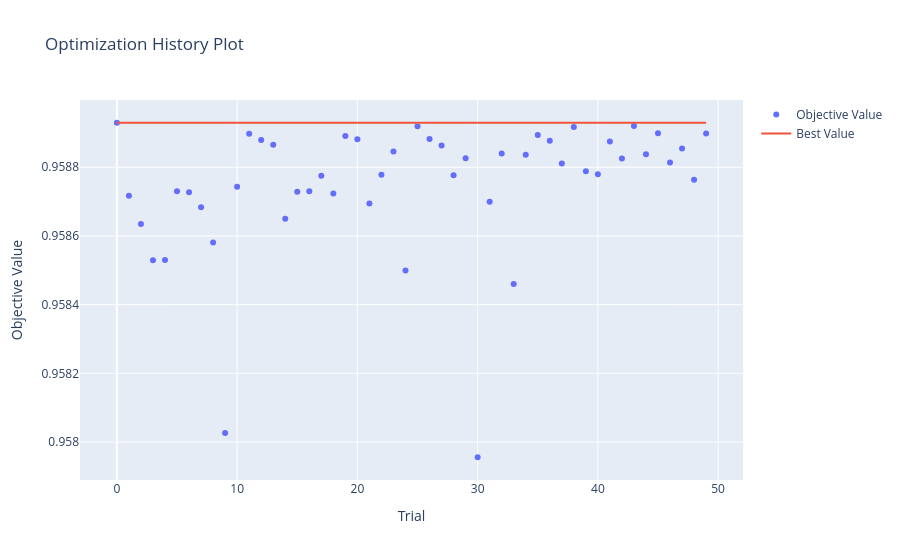

Write notebook code for a chart like this one.
### Code cell
try:
    fig = optuna.visualization.plot_optimization_history(study)
    fig.show()
except Exception as e:
    print(f"Plot optimization history skipped: {e}")

### Figure 1 — Plotly figure (JSON) as saved in the notebook; plotly's stock layout.template omitted (floating-point values rounded to 4 significant figures)
{"data": [{"mode": "markers", "name": "Objective Value", "type": "scatter", "x": [0, 1, 2, 3, 4, 5, 6, 7, 8, 9, 10, 11, 12, 13, 14, 15, 16, 17, 18, 19, 20, 21, 22, 23, 24, 25, 26, 27, 28, 29, 30, 31, 32, 33, 34, 35, 36, 37, 38, 39, 40, 41, 42, 43, 44, 45, 46, 47, 48, 49], "y": [0.9589, 0.9587, 0.9586, 0.9585, 0.9585, 0.9587, 0.9587, 0.9587, 0.9586, 0.958, 0.9587, 0.9589, 0.9589, 0.9589, 0.9587, 0.9587, 0.9587, 0.9588, 0.9587, 0.9589, 0.9589, 0.9587, 0.9588, 0.9588, 0.9585, 0.9589, 0.9589, 0.9589, 0.9588, 0.9588, 0.958, 0.9587, 0.9588, 0.9585, 0.9588, 0.9589, 0.9589, 0.9588, 0.9589, 0.9588, 0.9588, 0.9589, 0.9588, 0.9589, 0.9588, 0.9589, 0.9588, 0.9589, 0.9588, 0.9589]}, {"mode": "lines", "name": "Best Value", "type": "scatter", "x": [0, 1, 2, 3, 4, 5, 6, 7, 8, 9, 10, 11, 12, 13, 14, 15, 16, 17, 18, 19, 20, 21, 22, 23, 24, 25, 26, 27, 28, 29, 30, 31, 32, 33, 34, 35, 36, 37, 38, 39, 40, 41, 42, 43, 44, 45, 46, 47, 48, 49], "y": [0.9589, 0.9589, 0.9589, 0.9589, 0.9589, 0.9589, 0.9589, 0.9589, 0.9589, 0.9589, 0.9589, 0.9589, 0.9589, 0.9589, 0.9589, 0.9589, 0.9589, 0.9589, 0.9589, 0.9589, 0.9589, 0.9589, 0.9589, 0.9589, 0.9589, 0.9589, 0.9589, 0.9589, 0.9589, 0.9589, 0.9589, 0.9589, 0.9589, 0.9589, 0.9589, 0.9589, 0.9589, 0.9589, 0.9589, 0.9589, 0.9589, 0.9589, 0.9589, 0.9589, 0.9589, 0.9589, 0.9589, 0.9589, 0.9589, 0.9589]}, {"marker": {"color": "#cccccc"}, "mode": "markers", "name": "Infeasible Trial", "showlegend": false, "type": "scatter", "x": [], "y": []}], "layout": {"title": {"text": "Optimization History Plot"}, "xaxis": {"title": {"text": "Trial"}}, "yaxis": {"title": {"text": "Objective Value"}}}}
